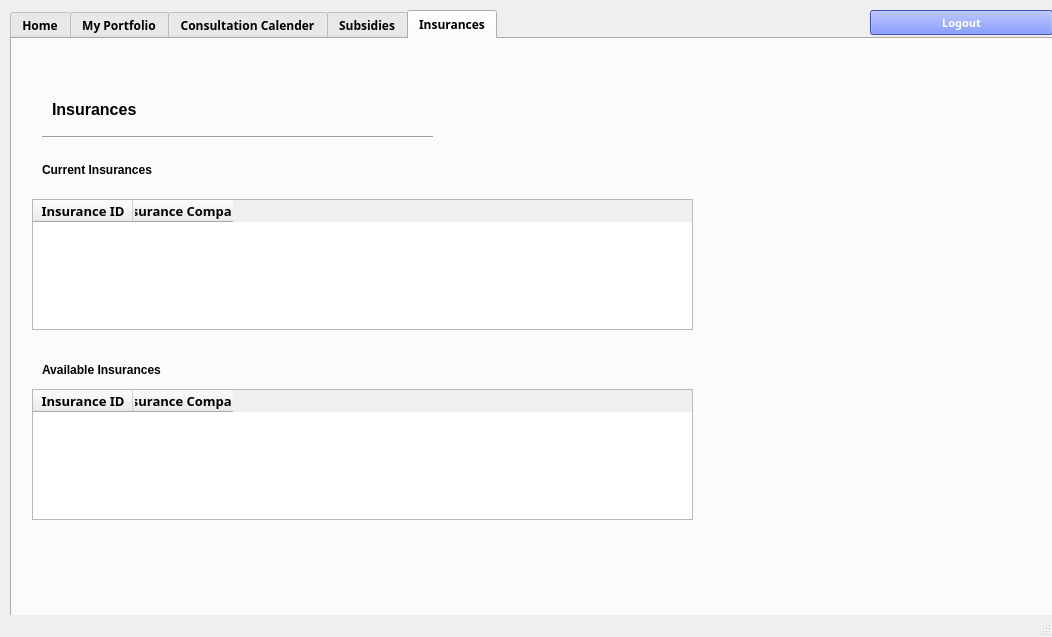
<?xml version="1.0" encoding="UTF-8"?>
<ui version="4.0">
 <class>MainWindow</class>
 <widget class="QMainWindow" name="MainWindow">
  <property name="geometry">
   <rect>
    <x>0</x>
    <y>0</y>
    <width>1052</width>
    <height>637</height>
   </rect>
  </property>
  <property name="windowTitle">
   <string>MainWindow</string>
  </property>
  <property name="styleSheet">
   <string notr="true"/>
  </property>
  <property name="documentMode">
   <bool>false</bool>
  </property>
  <widget class="QWidget" name="centralwidget">
   <widget class="QLabel" name="label_7">
    <property name="geometry">
     <rect>
      <x>390</x>
      <y>230</y>
      <width>58</width>
      <height>16</height>
     </rect>
    </property>
    <property name="text">
     <string/>
    </property>
   </widget>
   <widget class="QTabWidget" name="admin_allReservationsTable">
    <property name="enabled">
     <bool>true</bool>
    </property>
    <property name="geometry">
     <rect>
      <x>10</x>
      <y>10</y>
      <width>1061</width>
      <height>641</height>
     </rect>
    </property>
    <property name="font">
     <font>
      <family>Raleway SemiBold</family>
      <weight>75</weight>
      <italic>false</italic>
      <bold>true</bold>
     </font>
    </property>
    <property name="contextMenuPolicy">
     <enum>Qt::DefaultContextMenu</enum>
    </property>
    <property name="styleSheet">
     <string notr="true"/>
    </property>
    <property name="tabPosition">
     <enum>QTabWidget::North</enum>
    </property>
    <property name="tabShape">
     <enum>QTabWidget::Rounded</enum>
    </property>
    <property name="currentIndex">
     <number>4</number>
    </property>
    <property name="iconSize">
     <size>
      <width>25</width>
      <height>25</height>
     </size>
    </property>
    <property name="elideMode">
     <enum>Qt::ElideNone</enum>
    </property>
    <property name="usesScrollButtons">
     <bool>true</bool>
    </property>
    <property name="documentMode">
     <bool>false</bool>
    </property>
    <property name="tabsClosable">
     <bool>false</bool>
    </property>
    <property name="movable">
     <bool>false</bool>
    </property>
    <property name="tabBarAutoHide">
     <bool>false</bool>
    </property>
    <widget class="QWidget" name="tabHome">
     <attribute name="title">
      <string>Home</string>
     </attribute>
     <widget class="QLabel" name="home_heroImage">
      <property name="geometry">
       <rect>
        <x>270</x>
        <y>30</y>
        <width>500</width>
        <height>101</height>
       </rect>
      </property>
      <property name="minimumSize">
       <size>
        <width>500</width>
        <height>100</height>
       </size>
      </property>
      <property name="font">
       <font>
        <family>MS Shell Dlg 2</family>
        <pointsize>26</pointsize>
        <weight>75</weight>
        <italic>false</italic>
        <bold>true</bold>
       </font>
      </property>
      <property name="styleSheet">
       <string notr="true"/>
      </property>
      <property name="text">
       <string>Welcome to OneHealth </string>
      </property>
     </widget>
     <widget class="QPushButton" name="home_myPortfolioBtn">
      <property name="geometry">
       <rect>
        <x>110</x>
        <y>200</y>
        <width>300</width>
        <height>150</height>
       </rect>
      </property>
      <property name="minimumSize">
       <size>
        <width>300</width>
        <height>150</height>
       </size>
      </property>
      <property name="font">
       <font>
        <family>MS Shell Dlg 2</family>
        <pointsize>12</pointsize>
        <weight>75</weight>
        <italic>false</italic>
        <bold>true</bold>
       </font>
      </property>
      <property name="styleSheet">
       <string notr="true"/>
      </property>
      <property name="text">
       <string>My Portfolio</string>
      </property>
     </widget>
     <widget class="QPushButton" name="home_insurancesBtn">
      <property name="geometry">
       <rect>
        <x>590</x>
        <y>390</y>
        <width>300</width>
        <height>150</height>
       </rect>
      </property>
      <property name="minimumSize">
       <size>
        <width>300</width>
        <height>150</height>
       </size>
      </property>
      <property name="font">
       <font>
        <family>MS Shell Dlg 2</family>
        <pointsize>12</pointsize>
        <weight>75</weight>
        <italic>false</italic>
        <bold>true</bold>
       </font>
      </property>
      <property name="styleSheet">
       <string notr="true"/>
      </property>
      <property name="text">
       <string>Insurances</string>
      </property>
     </widget>
     <widget class="QPushButton" name="home_subsidiesBtn">
      <property name="geometry">
       <rect>
        <x>110</x>
        <y>390</y>
        <width>300</width>
        <height>150</height>
       </rect>
      </property>
      <property name="minimumSize">
       <size>
        <width>300</width>
        <height>150</height>
       </size>
      </property>
      <property name="font">
       <font>
        <family>MS Shell Dlg 2</family>
        <pointsize>12</pointsize>
        <weight>75</weight>
        <italic>false</italic>
        <bold>true</bold>
       </font>
      </property>
      <property name="styleSheet">
       <string notr="true"/>
      </property>
      <property name="text">
       <string>Subsidies</string>
      </property>
     </widget>
     <widget class="QPushButton" name="home_calenderBtn">
      <property name="geometry">
       <rect>
        <x>590</x>
        <y>200</y>
        <width>300</width>
        <height>150</height>
       </rect>
      </property>
      <property name="minimumSize">
       <size>
        <width>300</width>
        <height>150</height>
       </size>
      </property>
      <property name="font">
       <font>
        <family>MS Shell Dlg 2</family>
        <pointsize>12</pointsize>
        <weight>75</weight>
        <italic>false</italic>
        <bold>true</bold>
       </font>
      </property>
      <property name="styleSheet">
       <string notr="true"/>
      </property>
      <property name="text">
       <string>Consultation Calender</string>
      </property>
     </widget>
    </widget>
    <widget class="QWidget" name="tab_portfolio">
     <attribute name="title">
      <string>My Portfolio</string>
     </attribute>
     <widget class="Line" name="line_4">
      <property name="geometry">
       <rect>
        <x>30</x>
        <y>70</y>
        <width>391</width>
        <height>16</height>
       </rect>
      </property>
      <property name="orientation">
       <enum>Qt::Horizontal</enum>
      </property>
     </widget>
     <widget class="QLabel" name="label">
      <property name="geometry">
       <rect>
        <x>30</x>
        <y>40</y>
        <width>141</width>
        <height>31</height>
       </rect>
      </property>
      <property name="font">
       <font>
        <family>MS Shell Dlg 2</family>
        <pointsize>12</pointsize>
        <weight>75</weight>
        <italic>false</italic>
        <bold>true</bold>
       </font>
      </property>
      <property name="text">
       <string>My Portfolio</string>
      </property>
     </widget>
     <widget class="QLabel" name="label_2">
      <property name="geometry">
       <rect>
        <x>30</x>
        <y>100</y>
        <width>121</width>
        <height>20</height>
       </rect>
      </property>
      <property name="font">
       <font>
        <family>MS Shell Dlg 2</family>
        <pointsize>10</pointsize>
        <weight>50</weight>
        <italic>false</italic>
        <bold>false</bold>
       </font>
      </property>
      <property name="text">
       <string>Full Name</string>
      </property>
     </widget>
     <widget class="QLabel" name="label_16">
      <property name="geometry">
       <rect>
        <x>550</x>
        <y>100</y>
        <width>111</width>
        <height>20</height>
       </rect>
      </property>
      <property name="font">
       <font>
        <family>MS Shell Dlg 2</family>
        <pointsize>10</pointsize>
        <weight>50</weight>
        <italic>false</italic>
        <bold>false</bold>
       </font>
      </property>
      <property name="text">
       <string>NRIC / FIN</string>
      </property>
     </widget>
     <widget class="QLineEdit" name="lineEdit">
      <property name="geometry">
       <rect>
        <x>170</x>
        <y>100</y>
        <width>301</width>
        <height>25</height>
       </rect>
      </property>
      <property name="readOnly">
       <bool>true</bool>
      </property>
     </widget>
     <widget class="QLineEdit" name="lineEdit_2">
      <property name="geometry">
       <rect>
        <x>670</x>
        <y>100</y>
        <width>301</width>
        <height>25</height>
       </rect>
      </property>
      <property name="readOnly">
       <bool>true</bool>
      </property>
     </widget>
     <widget class="QLabel" name="label_5">
      <property name="geometry">
       <rect>
        <x>30</x>
        <y>150</y>
        <width>131</width>
        <height>20</height>
       </rect>
      </property>
      <property name="font">
       <font>
        <family>MS Shell Dlg 2</family>
        <pointsize>10</pointsize>
        <weight>50</weight>
        <italic>false</italic>
        <bold>false</bold>
       </font>
      </property>
      <property name="text">
       <string>Contact Number</string>
      </property>
     </widget>
     <widget class="QLineEdit" name="lineEdit_3">
      <property name="geometry">
       <rect>
        <x>170</x>
        <y>150</y>
        <width>301</width>
        <height>25</height>
       </rect>
      </property>
      <property name="readOnly">
       <bool>true</bool>
      </property>
     </widget>
     <widget class="QLabel" name="label_18">
      <property name="geometry">
       <rect>
        <x>550</x>
        <y>150</y>
        <width>111</width>
        <height>20</height>
       </rect>
      </property>
      <property name="font">
       <font>
        <family>MS Shell Dlg 2</family>
        <pointsize>10</pointsize>
        <weight>50</weight>
        <italic>false</italic>
        <bold>false</bold>
       </font>
      </property>
      <property name="text">
       <string>Date of Birth</string>
      </property>
     </widget>
     <widget class="QLineEdit" name="lineEdit_4">
      <property name="geometry">
       <rect>
        <x>670</x>
        <y>150</y>
        <width>301</width>
        <height>25</height>
       </rect>
      </property>
      <property name="readOnly">
       <bool>true</bool>
      </property>
     </widget>
     <widget class="QLabel" name="label_6">
      <property name="geometry">
       <rect>
        <x>30</x>
        <y>200</y>
        <width>131</width>
        <height>20</height>
       </rect>
      </property>
      <property name="font">
       <font>
        <family>MS Shell Dlg 2</family>
        <pointsize>10</pointsize>
        <weight>50</weight>
        <italic>false</italic>
        <bold>false</bold>
       </font>
      </property>
      <property name="text">
       <string>Gender</string>
      </property>
     </widget>
     <widget class="QLineEdit" name="lineEdit_5">
      <property name="geometry">
       <rect>
        <x>170</x>
        <y>200</y>
        <width>301</width>
        <height>25</height>
       </rect>
      </property>
      <property name="readOnly">
       <bool>true</bool>
      </property>
     </widget>
     <widget class="QLabel" name="label_20">
      <property name="geometry">
       <rect>
        <x>550</x>
        <y>200</y>
        <width>111</width>
        <height>20</height>
       </rect>
      </property>
      <property name="font">
       <font>
        <family>MS Shell Dlg 2</family>
        <pointsize>10</pointsize>
        <weight>50</weight>
        <italic>false</italic>
        <bold>false</bold>
       </font>
      </property>
      <property name="text">
       <string>Pregnancy</string>
      </property>
     </widget>
     <widget class="QLineEdit" name="lineEdit_6">
      <property name="geometry">
       <rect>
        <x>670</x>
        <y>200</y>
        <width>301</width>
        <height>25</height>
       </rect>
      </property>
      <property name="readOnly">
       <bool>true</bool>
      </property>
     </widget>
     <widget class="QLabel" name="label_8">
      <property name="geometry">
       <rect>
        <x>30</x>
        <y>250</y>
        <width>131</width>
        <height>20</height>
       </rect>
      </property>
      <property name="font">
       <font>
        <family>MS Shell Dlg 2</family>
        <pointsize>10</pointsize>
        <weight>50</weight>
        <italic>false</italic>
        <bold>false</bold>
       </font>
      </property>
      <property name="text">
       <string>Blood Type</string>
      </property>
     </widget>
     <widget class="QLineEdit" name="lineEdit_7">
      <property name="geometry">
       <rect>
        <x>170</x>
        <y>250</y>
        <width>301</width>
        <height>25</height>
       </rect>
      </property>
      <property name="readOnly">
       <bool>true</bool>
      </property>
     </widget>
     <widget class="QLabel" name="label_10">
      <property name="geometry">
       <rect>
        <x>550</x>
        <y>250</y>
        <width>131</width>
        <height>20</height>
       </rect>
      </property>
      <property name="font">
       <font>
        <family>MS Shell Dlg 2</family>
        <pointsize>10</pointsize>
        <weight>50</weight>
        <italic>false</italic>
        <bold>false</bold>
       </font>
      </property>
      <property name="text">
       <string>Nationality</string>
      </property>
     </widget>
     <widget class="QLineEdit" name="lineEdit_8">
      <property name="geometry">
       <rect>
        <x>670</x>
        <y>250</y>
        <width>301</width>
        <height>25</height>
       </rect>
      </property>
      <property name="readOnly">
       <bool>true</bool>
      </property>
     </widget>
     <widget class="QLabel" name="label_11">
      <property name="geometry">
       <rect>
        <x>30</x>
        <y>350</y>
        <width>131</width>
        <height>20</height>
       </rect>
      </property>
      <property name="font">
       <font>
        <family>MS Shell Dlg 2</family>
        <pointsize>10</pointsize>
        <weight>50</weight>
        <italic>false</italic>
        <bold>false</bold>
       </font>
      </property>
      <property name="text">
       <string>Chronic Condition</string>
      </property>
     </widget>
     <widget class="QLabel" name="label_12">
      <property name="geometry">
       <rect>
        <x>30</x>
        <y>300</y>
        <width>131</width>
        <height>20</height>
       </rect>
      </property>
      <property name="font">
       <font>
        <family>MS Shell Dlg 2</family>
        <pointsize>10</pointsize>
        <weight>50</weight>
        <italic>false</italic>
        <bold>false</bold>
       </font>
      </property>
      <property name="text">
       <string>Next of Kin Name</string>
      </property>
     </widget>
     <widget class="QLineEdit" name="lineEdit_9">
      <property name="geometry">
       <rect>
        <x>170</x>
        <y>300</y>
        <width>301</width>
        <height>25</height>
       </rect>
      </property>
      <property name="readOnly">
       <bool>true</bool>
      </property>
     </widget>
     <widget class="QLabel" name="label_13">
      <property name="geometry">
       <rect>
        <x>550</x>
        <y>300</y>
        <width>131</width>
        <height>20</height>
       </rect>
      </property>
      <property name="font">
       <font>
        <family>MS Shell Dlg 2</family>
        <pointsize>10</pointsize>
        <weight>50</weight>
        <italic>false</italic>
        <bold>false</bold>
       </font>
      </property>
      <property name="text">
       <string>NOK Contact</string>
      </property>
     </widget>
     <widget class="QLineEdit" name="lineEdit_10">
      <property name="geometry">
       <rect>
        <x>670</x>
        <y>300</y>
        <width>301</width>
        <height>25</height>
       </rect>
      </property>
      <property name="readOnly">
       <bool>true</bool>
      </property>
     </widget>
     <widget class="QPlainTextEdit" name="patient_chronicConditionInput">
      <property name="geometry">
       <rect>
        <x>30</x>
        <y>380</y>
        <width>941</width>
        <height>121</height>
       </rect>
      </property>
     </widget>
    </widget>
    <widget class="QWidget" name="tab_Consultations">
     <attribute name="title">
      <string>Consultation Calender</string>
     </attribute>
     <widget class="QLabel" name="label_9">
      <property name="geometry">
       <rect>
        <x>470</x>
        <y>200</y>
        <width>58</width>
        <height>16</height>
       </rect>
      </property>
      <property name="text">
       <string/>
      </property>
     </widget>
     <widget class="QLabel" name="label_3">
      <property name="geometry">
       <rect>
        <x>30</x>
        <y>30</y>
        <width>211</width>
        <height>51</height>
       </rect>
      </property>
      <property name="font">
       <font>
        <family>MS Shell Dlg 2</family>
        <pointsize>12</pointsize>
        <weight>75</weight>
        <italic>false</italic>
        <bold>true</bold>
       </font>
      </property>
      <property name="text">
       <string>Consultation Calender</string>
      </property>
     </widget>
     <widget class="Line" name="line_6">
      <property name="geometry">
       <rect>
        <x>30</x>
        <y>70</y>
        <width>391</width>
        <height>16</height>
       </rect>
      </property>
      <property name="orientation">
       <enum>Qt::Horizontal</enum>
      </property>
     </widget>
     <widget class="QLabel" name="label_23">
      <property name="geometry">
       <rect>
        <x>20</x>
        <y>70</y>
        <width>221</width>
        <height>61</height>
       </rect>
      </property>
      <property name="font">
       <font>
        <family>MS Shell Dlg 2</family>
        <pointsize>9</pointsize>
        <weight>75</weight>
        <italic>false</italic>
        <bold>true</bold>
       </font>
      </property>
      <property name="text">
       <string>Previous Consultations</string>
      </property>
     </widget>
     <widget class="QLabel" name="label_24">
      <property name="geometry">
       <rect>
        <x>20</x>
        <y>270</y>
        <width>221</width>
        <height>61</height>
       </rect>
      </property>
      <property name="font">
       <font>
        <family>MS Shell Dlg 2</family>
        <pointsize>9</pointsize>
        <weight>75</weight>
        <italic>false</italic>
        <bold>true</bold>
       </font>
      </property>
      <property name="text">
       <string>Upcoming Consultations</string>
      </property>
     </widget>
     <widget class="QTableWidget" name="admin_borrowingTable_2">
      <property name="geometry">
       <rect>
        <x>20</x>
        <y>330</y>
        <width>791</width>
        <height>151</height>
       </rect>
      </property>
      <property name="styleSheet">
       <string notr="true"/>
      </property>
      <property name="frameShadow">
       <enum>QFrame::Sunken</enum>
      </property>
      <property name="midLineWidth">
       <number>0</number>
      </property>
      <property name="sizeAdjustPolicy">
       <enum>QAbstractScrollArea::AdjustIgnored</enum>
      </property>
      <property name="editTriggers">
       <set>QAbstractItemView::NoEditTriggers</set>
      </property>
      <property name="tabKeyNavigation">
       <bool>true</bool>
      </property>
      <property name="alternatingRowColors">
       <bool>false</bool>
      </property>
      <property name="selectionBehavior">
       <enum>QAbstractItemView::SelectRows</enum>
      </property>
      <property name="showGrid">
       <bool>true</bool>
      </property>
      <property name="gridStyle">
       <enum>Qt::SolidLine</enum>
      </property>
      <property name="sortingEnabled">
       <bool>false</bool>
      </property>
      <attribute name="horizontalHeaderCascadingSectionResizes">
       <bool>false</bool>
      </attribute>
      <attribute name="horizontalHeaderHighlightSections">
       <bool>true</bool>
      </attribute>
      <column>
       <property name="text">
        <string>Consultation ID</string>
       </property>
      </column>
      <column>
       <property name="text">
        <string>Date Time</string>
       </property>
      </column>
      <column>
       <property name="text">
        <string/>
       </property>
      </column>
     </widget>
     <widget class="QTableWidget" name="admin_borrowingTable_3">
      <property name="geometry">
       <rect>
        <x>20</x>
        <y>120</y>
        <width>791</width>
        <height>151</height>
       </rect>
      </property>
      <property name="styleSheet">
       <string notr="true"/>
      </property>
      <property name="frameShadow">
       <enum>QFrame::Sunken</enum>
      </property>
      <property name="midLineWidth">
       <number>0</number>
      </property>
      <property name="sizeAdjustPolicy">
       <enum>QAbstractScrollArea::AdjustIgnored</enum>
      </property>
      <property name="editTriggers">
       <set>QAbstractItemView::NoEditTriggers</set>
      </property>
      <property name="tabKeyNavigation">
       <bool>true</bool>
      </property>
      <property name="alternatingRowColors">
       <bool>false</bool>
      </property>
      <property name="selectionBehavior">
       <enum>QAbstractItemView::SelectRows</enum>
      </property>
      <property name="showGrid">
       <bool>true</bool>
      </property>
      <property name="gridStyle">
       <enum>Qt::SolidLine</enum>
      </property>
      <property name="sortingEnabled">
       <bool>false</bool>
      </property>
      <attribute name="horizontalHeaderCascadingSectionResizes">
       <bool>false</bool>
      </attribute>
      <attribute name="horizontalHeaderHighlightSections">
       <bool>true</bool>
      </attribute>
      <column>
       <property name="text">
        <string>Consultation ID</string>
       </property>
      </column>
      <column>
       <property name="text">
        <string>Date Time</string>
       </property>
      </column>
      <column>
       <property name="text">
        <string/>
       </property>
      </column>
     </widget>
    </widget>
    <widget class="QWidget" name="tab_Subsidies">
     <attribute name="title">
      <string>Subsidies</string>
     </attribute>
     <widget class="QTableWidget" name="admin_reservationTable">
      <property name="geometry">
       <rect>
        <x>20</x>
        <y>140</y>
        <width>791</width>
        <height>191</height>
       </rect>
      </property>
      <property name="styleSheet">
       <string notr="true"/>
      </property>
      <property name="frameShadow">
       <enum>QFrame::Sunken</enum>
      </property>
      <property name="midLineWidth">
       <number>0</number>
      </property>
      <property name="sizeAdjustPolicy">
       <enum>QAbstractScrollArea::AdjustIgnored</enum>
      </property>
      <property name="editTriggers">
       <set>QAbstractItemView::NoEditTriggers</set>
      </property>
      <property name="tabKeyNavigation">
       <bool>true</bool>
      </property>
      <property name="alternatingRowColors">
       <bool>false</bool>
      </property>
      <property name="selectionBehavior">
       <enum>QAbstractItemView::SelectRows</enum>
      </property>
      <property name="showGrid">
       <bool>true</bool>
      </property>
      <property name="gridStyle">
       <enum>Qt::SolidLine</enum>
      </property>
      <property name="sortingEnabled">
       <bool>false</bool>
      </property>
      <attribute name="horizontalHeaderCascadingSectionResizes">
       <bool>false</bool>
      </attribute>
      <attribute name="horizontalHeaderHighlightSections">
       <bool>true</bool>
      </attribute>
      <column>
       <property name="text">
        <string>Type</string>
       </property>
      </column>
      <column>
       <property name="text">
        <string>Amount</string>
       </property>
      </column>
      <column>
       <property name="text">
        <string>StartDate</string>
       </property>
      </column>
      <column>
       <property name="text">
        <string>EndDate</string>
       </property>
      </column>
     </widget>
     <widget class="QLabel" name="label_17">
      <property name="geometry">
       <rect>
        <x>40</x>
        <y>40</y>
        <width>221</width>
        <height>61</height>
       </rect>
      </property>
      <property name="font">
       <font>
        <family>MS Shell Dlg 2</family>
        <pointsize>12</pointsize>
        <weight>75</weight>
        <italic>false</italic>
        <bold>true</bold>
       </font>
      </property>
      <property name="text">
       <string>Subsidies</string>
      </property>
     </widget>
     <widget class="Line" name="line_7">
      <property name="geometry">
       <rect>
        <x>20</x>
        <y>90</y>
        <width>391</width>
        <height>16</height>
       </rect>
      </property>
      <property name="orientation">
       <enum>Qt::Horizontal</enum>
      </property>
     </widget>
     <widget class="QTableWidget" name="admin_reservationTable_3">
      <property name="geometry">
       <rect>
        <x>20</x>
        <y>370</y>
        <width>791</width>
        <height>191</height>
       </rect>
      </property>
      <property name="styleSheet">
       <string notr="true"/>
      </property>
      <property name="frameShadow">
       <enum>QFrame::Sunken</enum>
      </property>
      <property name="midLineWidth">
       <number>0</number>
      </property>
      <property name="sizeAdjustPolicy">
       <enum>QAbstractScrollArea::AdjustIgnored</enum>
      </property>
      <property name="editTriggers">
       <set>QAbstractItemView::NoEditTriggers</set>
      </property>
      <property name="tabKeyNavigation">
       <bool>true</bool>
      </property>
      <property name="alternatingRowColors">
       <bool>false</bool>
      </property>
      <property name="selectionBehavior">
       <enum>QAbstractItemView::SelectRows</enum>
      </property>
      <property name="showGrid">
       <bool>true</bool>
      </property>
      <property name="gridStyle">
       <enum>Qt::SolidLine</enum>
      </property>
      <property name="sortingEnabled">
       <bool>false</bool>
      </property>
      <attribute name="horizontalHeaderCascadingSectionResizes">
       <bool>false</bool>
      </attribute>
      <attribute name="horizontalHeaderHighlightSections">
       <bool>true</bool>
      </attribute>
      <column>
       <property name="text">
        <string>Type</string>
       </property>
      </column>
      <column>
       <property name="text">
        <string>Amount</string>
       </property>
      </column>
     </widget>
     <widget class="QLabel" name="label_21">
      <property name="geometry">
       <rect>
        <x>20</x>
        <y>90</y>
        <width>221</width>
        <height>61</height>
       </rect>
      </property>
      <property name="font">
       <font>
        <family>MS Shell Dlg 2</family>
        <pointsize>9</pointsize>
        <weight>75</weight>
        <italic>false</italic>
        <bold>true</bold>
       </font>
      </property>
      <property name="text">
       <string>Current Subsidies</string>
      </property>
     </widget>
     <widget class="QLabel" name="label_22">
      <property name="geometry">
       <rect>
        <x>20</x>
        <y>320</y>
        <width>221</width>
        <height>61</height>
       </rect>
      </property>
      <property name="font">
       <font>
        <family>MS Shell Dlg 2</family>
        <pointsize>9</pointsize>
        <weight>75</weight>
        <italic>false</italic>
        <bold>true</bold>
       </font>
      </property>
      <property name="text">
       <string>Available Subsidies</string>
      </property>
     </widget>
     <widget class="QPushButton" name="pushButton_3">
      <property name="geometry">
       <rect>
        <x>530</x>
        <y>610</y>
        <width>75</width>
        <height>23</height>
       </rect>
      </property>
      <property name="text">
       <string>Back</string>
      </property>
     </widget>
    </widget>
    <widget class="QWidget" name="tab_Insurances">
     <attribute name="title">
      <string>Insurances</string>
     </attribute>
     <widget class="QLabel" name="label_19">
      <property name="geometry">
       <rect>
        <x>40</x>
        <y>40</y>
        <width>221</width>
        <height>61</height>
       </rect>
      </property>
      <property name="font">
       <font>
        <family>MS Shell Dlg 2</family>
        <pointsize>12</pointsize>
        <weight>75</weight>
        <italic>false</italic>
        <bold>true</bold>
       </font>
      </property>
      <property name="text">
       <string>Insurances</string>
      </property>
     </widget>
     <widget class="Line" name="line_8">
      <property name="geometry">
       <rect>
        <x>30</x>
        <y>90</y>
        <width>391</width>
        <height>16</height>
       </rect>
      </property>
      <property name="orientation">
       <enum>Qt::Horizontal</enum>
      </property>
     </widget>
     <widget class="QLabel" name="label_25">
      <property name="geometry">
       <rect>
        <x>30</x>
        <y>100</y>
        <width>221</width>
        <height>61</height>
       </rect>
      </property>
      <property name="font">
       <font>
        <family>MS Shell Dlg 2</family>
        <pointsize>9</pointsize>
        <weight>75</weight>
        <italic>false</italic>
        <bold>true</bold>
       </font>
      </property>
      <property name="text">
       <string>Current Insurances</string>
      </property>
     </widget>
     <widget class="QLabel" name="label_26">
      <property name="geometry">
       <rect>
        <x>30</x>
        <y>300</y>
        <width>221</width>
        <height>61</height>
       </rect>
      </property>
      <property name="font">
       <font>
        <family>MS Shell Dlg 2</family>
        <pointsize>9</pointsize>
        <weight>75</weight>
        <italic>false</italic>
        <bold>true</bold>
       </font>
      </property>
      <property name="text">
       <string>Available Insurances</string>
      </property>
     </widget>
     <widget class="QTableWidget" name="admin_reservationTable_4">
      <property name="geometry">
       <rect>
        <x>20</x>
        <y>350</y>
        <width>661</width>
        <height>131</height>
       </rect>
      </property>
      <property name="styleSheet">
       <string notr="true"/>
      </property>
      <property name="frameShadow">
       <enum>QFrame::Sunken</enum>
      </property>
      <property name="midLineWidth">
       <number>0</number>
      </property>
      <property name="sizeAdjustPolicy">
       <enum>QAbstractScrollArea::AdjustIgnored</enum>
      </property>
      <property name="editTriggers">
       <set>QAbstractItemView::NoEditTriggers</set>
      </property>
      <property name="tabKeyNavigation">
       <bool>true</bool>
      </property>
      <property name="alternatingRowColors">
       <bool>false</bool>
      </property>
      <property name="selectionBehavior">
       <enum>QAbstractItemView::SelectRows</enum>
      </property>
      <property name="showGrid">
       <bool>true</bool>
      </property>
      <property name="gridStyle">
       <enum>Qt::SolidLine</enum>
      </property>
      <property name="sortingEnabled">
       <bool>false</bool>
      </property>
      <attribute name="horizontalHeaderCascadingSectionResizes">
       <bool>false</bool>
      </attribute>
      <attribute name="horizontalHeaderHighlightSections">
       <bool>true</bool>
      </attribute>
      <column>
       <property name="text">
        <string>Insurance ID</string>
       </property>
       <property name="font">
        <font>
         <family>Raleway Medium</family>
         <pointsize>10</pointsize>
        </font>
       </property>
       <property name="textAlignment">
        <set>AlignCenter</set>
       </property>
      </column>
      <column>
       <property name="text">
        <string>Insurance Company</string>
       </property>
       <property name="font">
        <font>
         <family>Raleway Medium</family>
         <pointsize>10</pointsize>
        </font>
       </property>
       <property name="textAlignment">
        <set>AlignCenter</set>
       </property>
      </column>
     </widget>
     <widget class="QTableWidget" name="admin_reservationTable_5">
      <property name="geometry">
       <rect>
        <x>20</x>
        <y>160</y>
        <width>661</width>
        <height>131</height>
       </rect>
      </property>
      <property name="styleSheet">
       <string notr="true"/>
      </property>
      <property name="frameShadow">
       <enum>QFrame::Sunken</enum>
      </property>
      <property name="midLineWidth">
       <number>0</number>
      </property>
      <property name="sizeAdjustPolicy">
       <enum>QAbstractScrollArea::AdjustIgnored</enum>
      </property>
      <property name="editTriggers">
       <set>QAbstractItemView::NoEditTriggers</set>
      </property>
      <property name="tabKeyNavigation">
       <bool>true</bool>
      </property>
      <property name="alternatingRowColors">
       <bool>false</bool>
      </property>
      <property name="selectionBehavior">
       <enum>QAbstractItemView::SelectRows</enum>
      </property>
      <property name="showGrid">
       <bool>true</bool>
      </property>
      <property name="gridStyle">
       <enum>Qt::SolidLine</enum>
      </property>
      <property name="sortingEnabled">
       <bool>false</bool>
      </property>
      <attribute name="horizontalHeaderCascadingSectionResizes">
       <bool>false</bool>
      </attribute>
      <attribute name="horizontalHeaderHighlightSections">
       <bool>true</bool>
      </attribute>
      <column>
       <property name="text">
        <string>Insurance ID</string>
       </property>
       <property name="font">
        <font>
         <family>Raleway Medium</family>
         <pointsize>10</pointsize>
        </font>
       </property>
       <property name="textAlignment">
        <set>AlignCenter</set>
       </property>
      </column>
      <column>
       <property name="text">
        <string>Insurance Company</string>
       </property>
       <property name="font">
        <font>
         <family>Raleway Medium</family>
         <pointsize>10</pointsize>
        </font>
       </property>
       <property name="textAlignment">
        <set>AlignCenter</set>
       </property>
      </column>
     </widget>
    </widget>
   </widget>
   <widget class="QPushButton" name="admin_logoutBtn">
    <property name="geometry">
     <rect>
      <x>870</x>
      <y>10</y>
      <width>183</width>
      <height>25</height>
     </rect>
    </property>
    <property name="sizePolicy">
     <sizepolicy hsizetype="Minimum" vsizetype="Fixed">
      <horstretch>0</horstretch>
      <verstretch>0</verstretch>
     </sizepolicy>
    </property>
    <property name="font">
     <font>
      <family>Raleway</family>
      <pointsize>8</pointsize>
      <weight>75</weight>
      <bold>true</bold>
     </font>
    </property>
    <property name="styleSheet">
     <string notr="true">background-color: rgb(40, 170, 112);
background-color:#536DFE;
color: rgb(255, 255, 255);</string>
    </property>
    <property name="text">
     <string>Logout</string>
    </property>
    <property name="iconSize">
     <size>
      <width>16</width>
      <height>16</height>
     </size>
    </property>
   </widget>
  </widget>
  <widget class="QStatusBar" name="statusbar"/>
 </widget>
 <resources>
  <include location="background_image.qrc"/>
 </resources>
 <connections/>
</ui>
